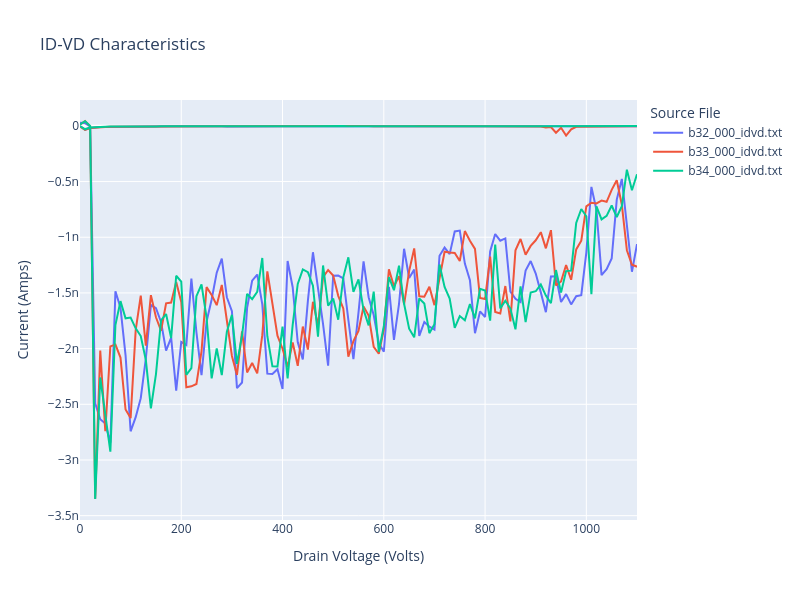

This figure's notebook cell:
### Markdown cell above
## ID-VD Data

### Code cell
# Get ID-VD data and plot Drain Current and Gate Current vs. Drain Voltage on the same graph, with separate lines for each source file.
idvd_df = df[df["source_file"].str.contains("_idvd", case=False, na=False)]
if idvd_df.empty:
    print("No ID-VD data found in the DataFrame.")
else:
    fig_idvd = px.line(
        idvd_df,
        x="Drain Voltage",
        y=["Drain Current", "Gate Current"],
        color="source_file",
        title="ID-VD Characteristics",
        labels={"value": "Current (Amps)", "variable": "Current Type"},
    )
    fig_idvd.update_layout(
        xaxis_title="Drain Voltage (Volts)",
        yaxis_title="Current (Amps)",
        legend_title="Source File",
        width=800,
        height=600,
    )
    fig_idvd.show()
